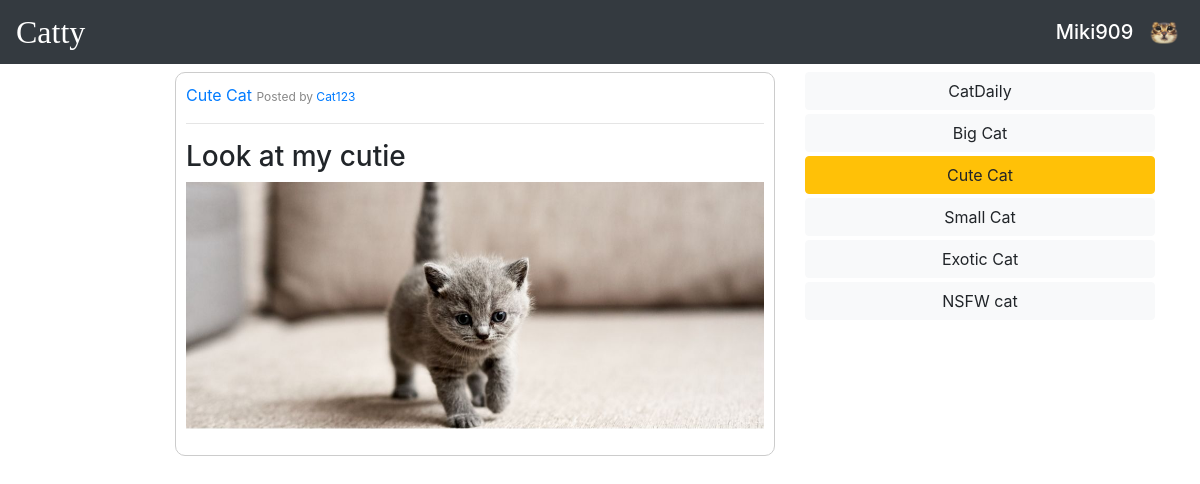
The app's page /index.php/threads/index?thread_id=4 (signed in) with its own data.
### tables this page shows
CREATE TABLE `posts` (
  `id` bigint(20) UNSIGNED NOT NULL,
  `title` varchar(50) NOT NULL,
  `text` text DEFAULT NULL,
  `photo_url` text DEFAULT NULL,
  `user_id` bigint(20) UNSIGNED NOT NULL,
  `thread_id` bigint(20) UNSIGNED NOT NULL
);

CREATE TABLE `threads` (
  `id` bigint(20) UNSIGNED NOT NULL,
  `title` varchar(20) NOT NULL,
  `description` text NOT NULL
);

CREATE TABLE `users` (
  `id` bigint(20) UNSIGNED NOT NULL,
  `catname` varchar(30) NOT NULL,
  `password` varchar(255) NOT NULL,
  `salt` varchar(64) NOT NULL,
  `catavatar` text DEFAULT NULL,
  `email` varchar(30) NOT NULL,
  `admin` tinyint(1) NOT NULL
);

### controller/ThreadController.php (called while the page is built, shortened)
<?php
require_once("model/PostDB.php");
require_once("model/ThreadDB.php");
require_once("ViewHelper.php");
class ThreadController {
    public static function index() {
        $threads = ThreadDB::getAllThreads();
        $threadActive = isset($_GET["thread_id"]) ? $_GET["thread_id"] : null;
        $userId = isset($_GET["user_id"]) ? $_GET["user_id"] : null;
        if (isset($userId)) {
            $posts = PostDB::getAllForUser($userId);
        } else {
            $posts = ($threadActive) ? PostDB::getAllForThread($threadActive) : PostDB::getAll();
        }
        $notice = (empty($posts)) ? "No posts that's just CATastrofic. Create a CAT post right now." : "";
        ViewHelper::render("view/threads/index.php", [
            'posts' => $posts,
            'threads' => $threads,
            'threadActive' => $threadActive,
            'notice' => $notice,
        ]);
    }
}

### model/PostDB.php (called while the page is built, shortened)
<?php
class PostDB {
    public static function getAllForThread($threadActive) {
        $db = DBInit::getInstance();
        $query = "SELECT p.id, p.title, p.text, p.photo_url, u.catname, t.title AS thread_title, t.id AS tid, u.id AS uid
            FROM posts p
            JOIN users u ON p.user_id = u.id
            JOIN threads t ON p.thread_id = t.id
            WHERE p.thread_id = :thread_id
            ORDER BY p.id DESC";
        $statement = $db->prepare($query);
        $statement->bindParam(":thread_id", $threadActive);
        $statement->execute();
        $posts = $statement->fetchAll();
        return $posts;
    }
}

### model/ThreadDB.php (called while the page is built, shortened)
<?php
class ThreadDB {
    public static function getAllThreads() {
        $db = DBInit::getInstance();
        $statement = $db->prepare("SELECT * FROM threads");
        $statement->execute();
        $threads = $statement->fetchAll(PDO::FETCH_ASSOC);
        return $threads;
    }
}

### view/threads/_thread_list.php (the view)
<?php foreach ($threads as $thread) : ?>
    <div class="thread">
        <?php
            $threadClass = ($threadActive == $thread['id']) ? 'btn btn-warning btn-block mb-1' : 'btn btn-light btn-block mb-1';
        ?>
        <a href="<?= BASE_URL . 'threads/index?thread_id=' . $thread['id'] ?>" class="<?= $threadClass ?>"><?php echo $thread['title']; ?></a>
    </div>
<?php endforeach; ?>

### view/threads/index.php (shortened to what this page needs)
<!DOCTYPE html>
<html>
<?php
    include 'view/application/head.php';
?>
<body>
    <?php
        include 'view/application/navbar.php';
    ?>
    <div class="container">
        <div class="row">
            <div class="col-12 col-lg-8 d-flex justify-content-center justify-content-lg-end">
                <div class="posts-container">
                    <?php
                    foreach ($posts as $post) :
                        include 'view/posts/_post.php';
                    endforeach; ?>
                </div>
            </div>
            <div class="col-lg-4">
                <div class="right-column">
                    <?php
                        include 'view/threads/_thread_list.php';
                    ?>
                </div>
            </div>
        </div>
    </div>
</body>
</html>

### view/application/head.php (shortened to what this page needs)
<head>
  <link rel="stylesheet" href="<?= BOOTSTRAP_CSS_URL; ?>">
  <link rel="stylesheet" type="text/css" href="<?= ASSETS_URL . "style.css" ?>">
</head>

### view/application/navbar.php (shortened to what this page needs)
<nav class="navbar navbar-expand-lg navbar-dark bg-dark fixed-top">
    <a class="navbar-brand p-0" href="<?= BASE_URL . 'threads/index' ?>">Catty</a>
    <ul class="navbar-nav ml-auto">
        <li class="nav-item">
            <?php if (isset($_SESSION['user'])): ?>
            <div class="d-flex align-items-center">
                <div><span class="text-white h5"><?php echo $_SESSION['user']['catname']; ?>&nbsp;&nbsp;</span></div>
                <div class="profile-container">
                    <img class="profile-picture cursor-pointer"
                        src="<?php echo $_SESSION['user']['catavatar']; ?>" data-toggle="dropdown">
                </div>
            </div>
            <?php else: ?>
            <a href="<?= BASE_URL . 'login' ?>" class="btn btn-primary">Login</a>
            <a href="<?= BASE_URL . 'registration' ?>" class="btn btn-secondary">Register</a>
            <?php endif; ?>
        </li>
    </ul>
</nav>
<br><br><br>

### view/posts/_post.php (shortened to what this page needs)
<div class="post cursor-pointer" style="max-width: 600px;" onclick="redirectToPost(<?= $post["id"] ?>);">
    <div class="post-header">
        <div class="thread-info d-flex justify-content-space-between">
            <div>
                <a href="<?= BASE_URL . 'threads/index?thread_id=' . $post['tid'] ?>">
                <span class="thread-title custom-bold"><?= $post['thread_title'] ?></span>
            </a>
                <span class="posted-by user-text">Posted by
                    <a href="<?= BASE_URL . 'threads/index?user_id=' . $post['uid'] ?>">
                        <?= $post['catname'] ?>
                    </a>
                </span>
            </div>
        </div>
    </div>
    <hr>
    <div class="post-content">
        <h3 class="post-title"><?= $post['title'] ?></h3>
        <?php if (!empty($post['photo_url'])) : ?>
        <img src="<?= ASSETS_URL . htmlspecialchars($post['photo_url']) ?>" alt="Post Photo" class="post-photo w-100">
        <?php endif; ?>
    </div>
</div>

### index.php (shortened to what this page needs)
<?php
require_once("controller/ThreadController.php");
$path = isset($_SERVER["PATH_INFO"]) ? trim($_SERVER["PATH_INFO"], "/") : "";
$urls = [
    "registration" => function () {
        if ($_SERVER["REQUEST_METHOD"] == "POST") {
            UserController::register();
        } else {
            UserController::registrationForm();
        }
    },
    "login" => function () {
        if ($_SERVER["REQUEST_METHOD"] == "POST") {
            UserController::login();
        } else {
            UserController::loginForm();
        }
    },
    "logout" => function () {
        if ($_SERVER["REQUEST_METHOD"] == "POST") {
            UserController::logout();
        }
        else {
            ViewHelper::redirect(BASE_URL . "threads/index");
        }
    },
    "edit" => function () {
        if ($_SERVER["REQUEST_METHOD"] == "POST") {
            UserController::update();
        } else {
            UserController::edit();
        }
    },
    "threads/index" => function () {
        ThreadController::index();
    },
    "posts/new" => function () {
        if ($_SERVER["REQUEST_METHOD"] == "POST") {
            PostController::create();
        }
        else {
            PostController::new();
        }
    },
    "posts/show" => function () {
        PostController::show();
    },
    "posts/edit" => function () {
        if ($_SERVER["REQUEST_METHOD"] == "POST") {
            PostController::update();
        }
        else {
            PostController::edit();
        }
    },
    "comment/create" => function () {
        if ($_SERVER["REQUEST_METHOD"] == "POST") {
            CommentController::create();
        }
    },
    "" => function () {
        ViewHelper::redirect(BASE_URL . "threads/index");
    },
];
try {
    if (isset($urls[$path])) {
       $urls[$path]();
    } else {
        echo "No controller for '$path'";
    }
} catch (Exception $e) {
    echo "An error occurred: <pre>$e</pre>";
}

### ViewHelper.php (shortened to what this page needs)
<?php
class ViewHelper {
    public static function render($file, $variables = array()) {
        extract($variables);
        include($file);
        $renderedView = ob_get_clean();
        echo $renderedView;
    }
}

### assets/style.css (style rules this page uses)
.post { border: 1px solid #ccc; border-radius: 10px; padding: 10px; margin-bottom: 20px; width: 100%; }
.navbar-brand { font-family: Montserrat; font-size: 2rem; }
.profile-picture { width: 40px; height: 40px; border-radius: 50%; }
.cursor-pointer { cursor: pointer; }
.user-text { font-size: 12px; color: #888; }
.justify-content-space-between { justify-content: space-between; }

### records on screen
posts: thread.title "Cute Cat", user.catname "Cat123", title "Look at my cutie", photo_url (picture)
threads: title "CatDaily"
threads: title "Big Cat"
threads: title "Cute Cat"
threads: title "Small Cat"
threads: title "Exotic Cat"
threads: title "NSFW cat"

### other values on screen
$_SESSION['user']['catname'] "Miki909"
